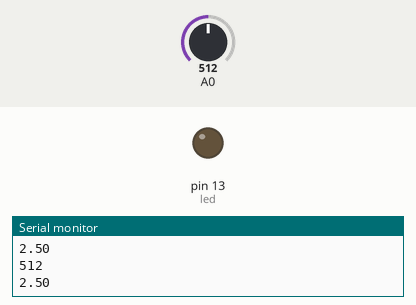
The sketch below on a simulated Arduino Uno, built with avr-gcc and run on an emulated ATmega328P. On the bench: output pins drawn as LEDs (lit = HIGH), the last lines printed to the serial monitor. Dashed ring = blinking. Inputs (shaded band) come from the test bench; at power-on: A0 = 512.

Above: at 1.8 s.
1.9 s: A0 set to 598
3.4 s: A0 set to 623
At 4.8 s:
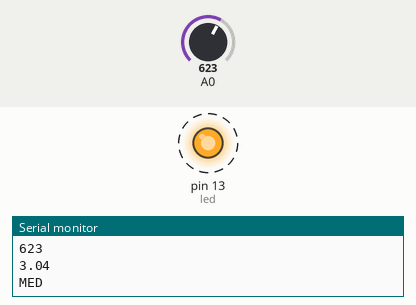
7.5 s: A0 set to 511
At 7.5 s:
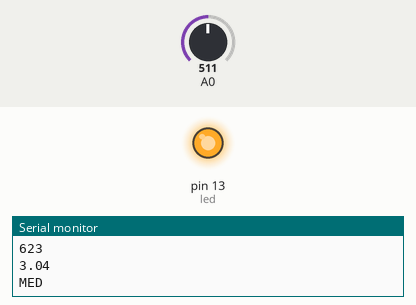
9.0 s: A0 set to 716
At 10.3 s:
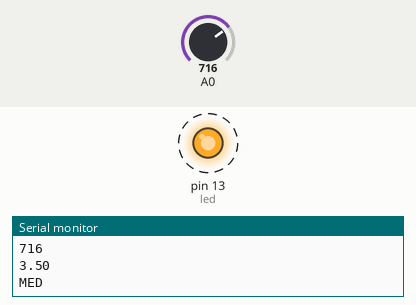
Timing chart, 0 to 14.1 s (numbered marks = the images above; inputs shaded):
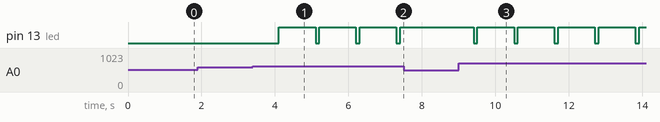

The sketch:

Voltage_detector.ino
```cpp
/*	This is a default program--
	Use File->Load Prog to load a different program
*/
int led=13;
int potmeter=0;//Analog A0
float voltage;
void setup()
{
	pinMode(led,OUTPUT);
  Serial.begin(9600);
}
void loop() {

  int sensorValue = analogRead(A0);
  Serial.println(sensorValue);
  voltage = sensorValue * (5.0 / 1023.0);
  Serial.println(voltage);
  if(voltage==0.0)
  {
    Serial.println("LOW");
    digitalWrite(led,LOW);
  }
  if(voltage>=3.0 && voltage<=4.0)
  {
    Serial.println("MED");
    digitalWrite(led,LOW);
    delay(100);
    digitalWrite(led,HIGH);
  }
  if(voltage==5.0)
  {
    Serial.println("HIGH");

    digitalWrite(led,HIGH);
  }
  delay(1000);
}
```

Measured:
- the behaviour switches between 613 and 614 on A0 (found by bisection; images 0 and 1)
- after the input at 3.4 s, pin 13 (led): alternates HIGH for 1.0 s and LOW for 0.10 s, starting after 0.70 s
- after the input at 7.5 s, pin 13 (led): stays HIGH (without the input it goes to LOW after 0.91 s)
- after the input at 9.0 s, pin 13 (led): alternates HIGH for 1.0 s and LOW for 0.10 s, starting after 0.41 s
